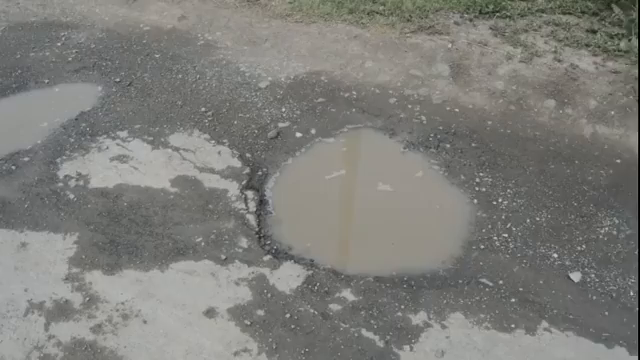
#> input picture frame 0 of Watch Video_ Terrible potholes in Rangoon Road.mp4, 640 x 360 px
$ python extract_v2_candidates.py   (older library calls are emulated)
#> lines starting #> are read from the running program, lines starting #| are printed output that depends on the picture
"""
========================================================================================
📸 Dataset V2: Systematic Diversity Extractor for Rangoon Road Footage
========================================================================================
Extracts 35 diverse, sharp frames evenly distributed across the 1,005 frames (40.2s).
Within each ~28-frame window (~1.1s), selects the sharpest frame (highest Laplacian variance)
to eliminate motion blur and capture distinct road states:
  - Near-field craters
  - Distant potholes & road perspective
  - Shadowed road vs bright sunlit asphalt
  - Clean asphalt transition zones (negative samples)
  - Severe multi-pothole clusters
========================================================================================
"""

import os
import sys
import cv2
import numpy as np

def main():
    video_path = "Watch Video_ Terrible potholes in Rangoon Road.mp4"
    out_dir = "dataset_v2_candidates"
    os.makedirs(out_dir, exist_ok=True)

    # Clean out any old candidate files in out_dir
    for f in os.listdir(out_dir):
        fp = os.path.join(out_dir, f)
        if os.path.isfile(fp):
            os.remove(fp)

    cap = cv2.VideoCapture(video_path)
    total_frames = int(cap.get(cv2.CAP_PROP_FRAME_COUNT))
    fps = cap.get(cv2.CAP_PROP_FPS) or 25.0
    W = int(cap.get(cv2.CAP_PROP_FRAME_WIDTH))
    H = int(cap.get(cv2.CAP_PROP_FRAME_HEIGHT))

    target_count = 35
    window_size = total_frames / target_count

    import io
    sys.stdout = io.TextIOWrapper(sys.stdout.buffer, encoding='utf-8')

    print(f"Video: {video_path} ({total_frames} frames @ {fps:.1f} FPS, {W}x{H})")
    print(f"Extracting {target_count} diverse frames (1 per ~{window_size:.1f} frames / ~{window_size/fps:.2f}s)...")

    catalog = []

    for i in range(target_count):
        start_f = int(i * window_size)
        end_f = int(min(total_frames, (i + 1) * window_size))

        best_frame = None
        best_f_idx = start_f
        best_sharpness = -1.0
        best_brightness = 0.0

        # Scan candidate frames inside this window (step by 2 to find peak sharpness)
        for f_idx in range(start_f, end_f, 2):
            cap.set(cv2.CAP_PROP_POS_FRAMES, f_idx)
            ret, frame = cap.read()
            if not ret:
                break

            gray = cv2.cvtColor(frame, cv2.COLOR_BGR2GRAY)
            sharpness = cv2.Laplacian(gray, cv2.CV_64F).var()
            brightness = float(np.mean(gray))

            if sharpness > best_sharpness:
                best_sharpness = sharpness
                best_brightness = brightness
                best_f_idx = f_idx
                best_frame = frame.copy()

        if best_frame is not None:
            rank = i + 1
            filename = f"rangoon_v2_{rank:02d}_f{best_f_idx:04d}.jpg"
            save_path = os.path.join(out_dir, filename)
            cv2.imwrite(save_path, best_frame, [cv2.IMWRITE_JPEG_QUALITY, 95])

            timestamp_s = best_f_idx / fps

            # Categorize the frame by its visual environment and timestamp
            # Lighting
            if best_brightness < 125:
                light_tag = "Shadowed / Low-Contrast"
            elif best_brightness > 145:
                light_tag = "Bright Daylight"
            else:
                light_tag = "Balanced Road Daylight"

            # Road Zone Analysis
            if best_f_idx < 150:
                zone_desc = "Initial Approach (Variable Surface, Scattered Depressions)"
            elif 150 <= best_f_idx < 400:
                zone_desc = "Severe Pothole Cluster & Water/Mud Cavities"
            elif 400 <= best_f_idx < 600:
                zone_desc = "Mixed Asphalt with Patched & Rough Road Transition"
            elif 600 <= best_f_idx < 850:
                zone_desc = "Deep Impact Craters in Forward Driving Corridor"
            else:
                zone_desc = "Exit Corridor (Wide View, Distant Cavities, Clean Edges)"

            catalog.append({
                "rank": rank,
                "filename": filename,
                "path": save_path,
                "frame_idx": best_f_idx,
                "timestamp": f"{timestamp_s:.2f}s",
                "sharpness": round(best_sharpness, 1),
                "brightness": round(best_brightness, 1),
                "lighting": light_tag,
                "zone_desc": zone_desc
            })
#> this loop made 3 passes
#> (rank, filename) on passes 1 to 2: (1, 'rangoon_v2_01_f0000.jpg'), (2, 'rangoon_v2_02_f0040.jpg')
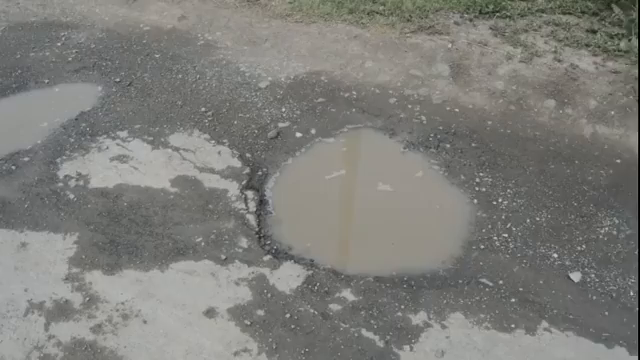
#> input picture frame 0 of Watch Video_ Terrible potholes in Rangoon Road.mp4, 640 x 360 px
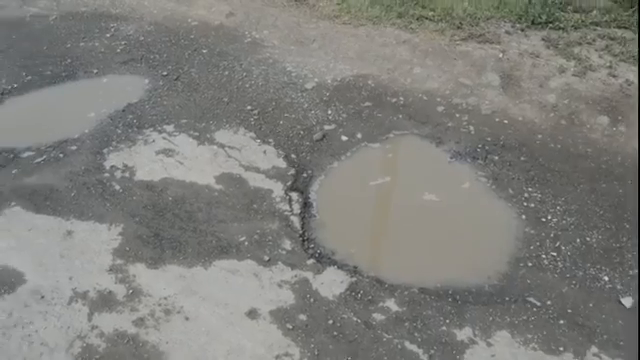
#> input picture frame 12 of Watch Video_ Terrible potholes in Rangoon Road.mp4, 640 x 360 px
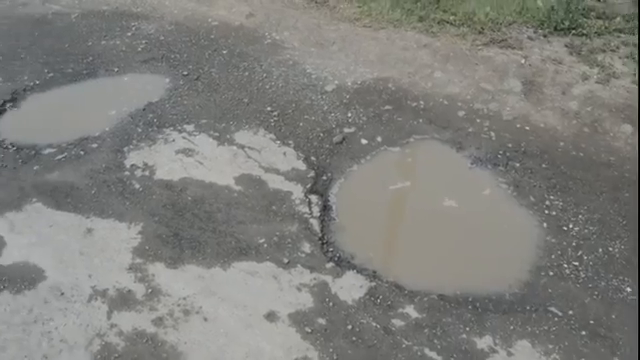
#> input picture frame 16 of Watch Video_ Terrible potholes in Rangoon Road.mp4, 640 x 360 px
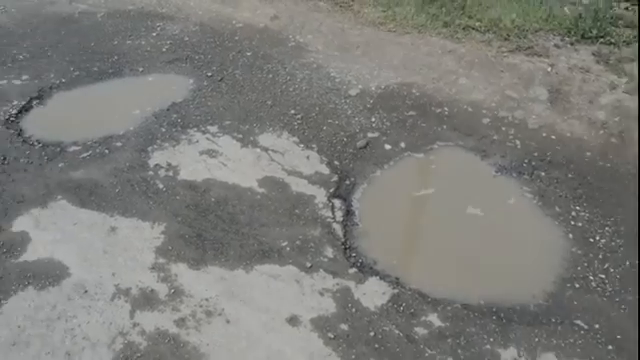
#> input picture frame 20 of Watch Video_ Terrible potholes in Rangoon Road.mp4, 640 x 360 px
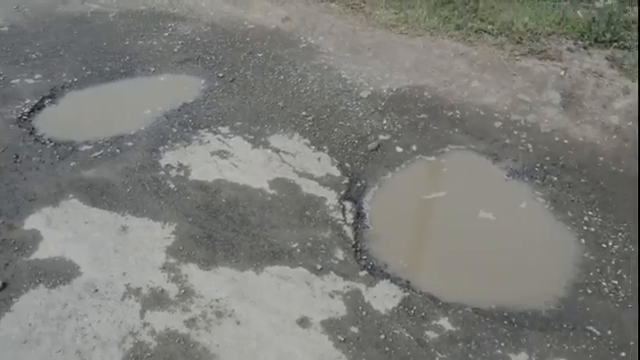
#> input picture frame 22 of Watch Video_ Terrible potholes in Rangoon Road.mp4, 640 x 360 px
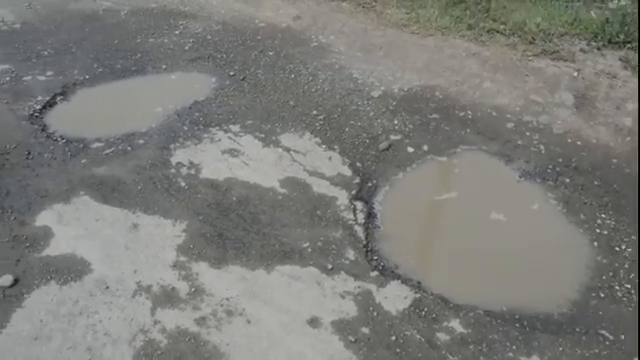
#> input picture frame 24 of Watch Video_ Terrible potholes in Rangoon Road.mp4, 640 x 360 px
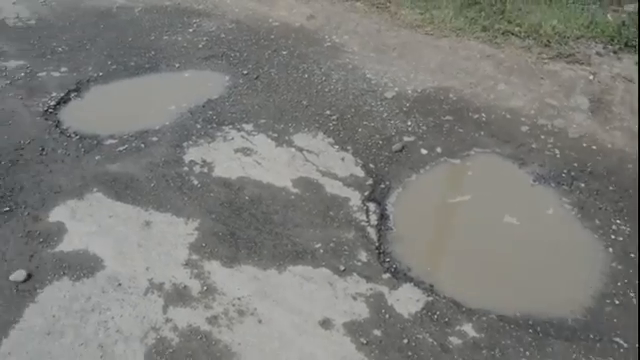
#> input picture frame 26 of Watch Video_ Terrible potholes in Rangoon Road.mp4, 640 x 360 px
#> after the loop:
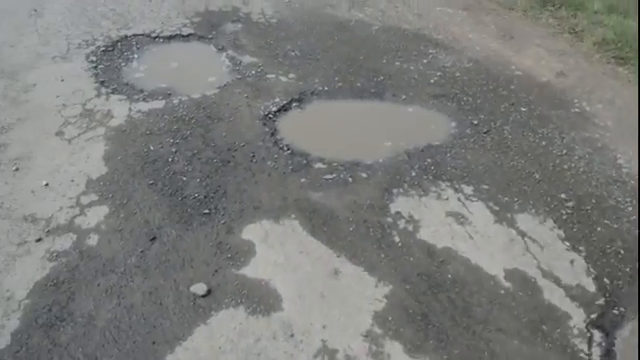
#> best_frame: shape (360, 640, 3); mean B, G, R 123.2, 125.3, 124.3
#> after the loop, catalog = 2 items

    cap.release()

    # Write Markdown catalog
    catalog_md = os.path.join(out_dir, "CANDIDATE_FRAMES_CATALOG.md")
    with open(catalog_md, "w", encoding="utf-8") as f:
        f.write("# 📋 Dataset V2: 35 Selected Candidate Frames from Rangoon Road\n\n")
        f.write(f"**Source Video:** `{video_path}` (1,005 frames @ 25 FPS)\n")
        f.write(f"**Total Frames Extracted:** {len(catalog)} non-consecutive frames\n")
        f.write(f"**Target Quality:** Peak sharpness within each 1.1s temporal window (zero motion blur)\n")
        f.write(f"**Storage Directory:** `{out_dir}/`\n\n")
        f.write("| # | Filename | Time (s) | Frame # | Lighting Condition | Road Zone / Scene Type | Sharpness |\n")
        f.write("|:---:|:---|:---:|:---:|:---|:---|:---:|\n")
        for c in catalog:
            f.write(f"| {c['rank']:02d} | `{c['filename']}` | {c['timestamp']} | {c['frame_idx']} | {c['lighting']} | {c['zone_desc']} | {c['sharpness']} |\n")

    print(f"\n[OK] Successfully extracted {len(catalog)} frames to: {out_dir}")
    print(f"Catalog saved to: {catalog_md}")

if __name__ == "__main__":
    main()

$ run again, starting later in the video
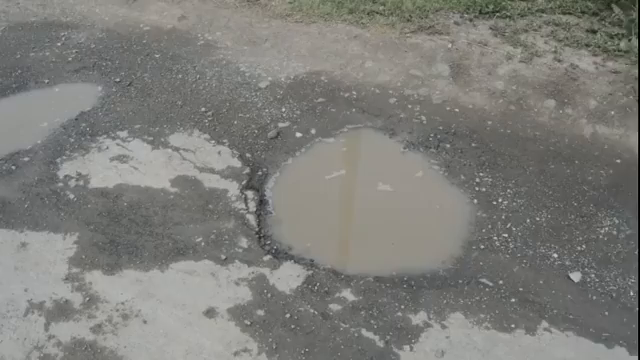
#> input picture frame 0 of Watch Video_ Terrible potholes in Rangoon Road.mp4, 640 x 360 px
#> the loop in main, `for i in range(target_count):` made 3 passes
#> (rank, filename) on passes 1 to 2: (1, 'rangoon_v2_01_f0000.jpg'), (2, 'rangoon_v2_02_f0040.jpg')
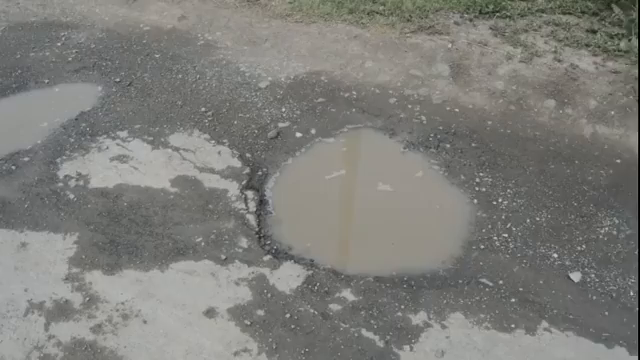
#> input picture frame 0 of Watch Video_ Terrible potholes in Rangoon Road.mp4, 640 x 360 px
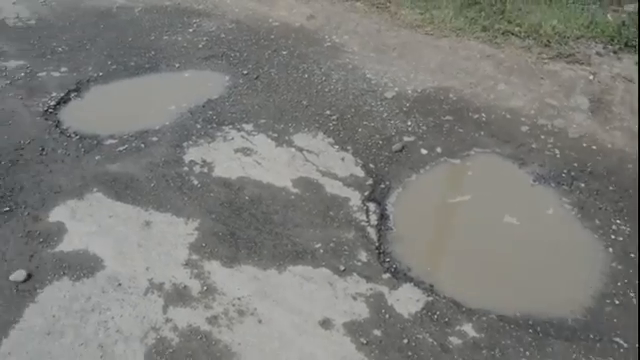
#> input picture frame 26 of Watch Video_ Terrible potholes in Rangoon Road.mp4, 640 x 360 px
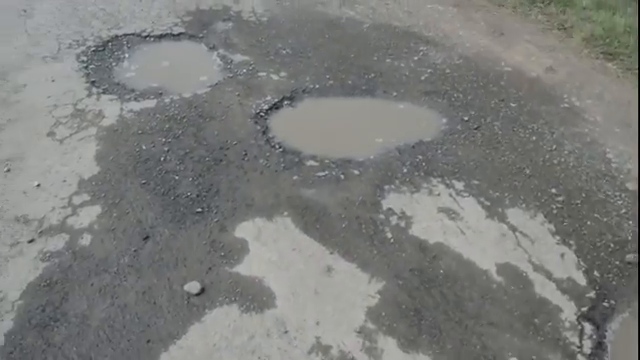
#> input picture frame 56 of Watch Video_ Terrible potholes in Rangoon Road.mp4, 640 x 360 px
#> after the loop in main, `for i in range(target_count):`: catalog = 2 items
